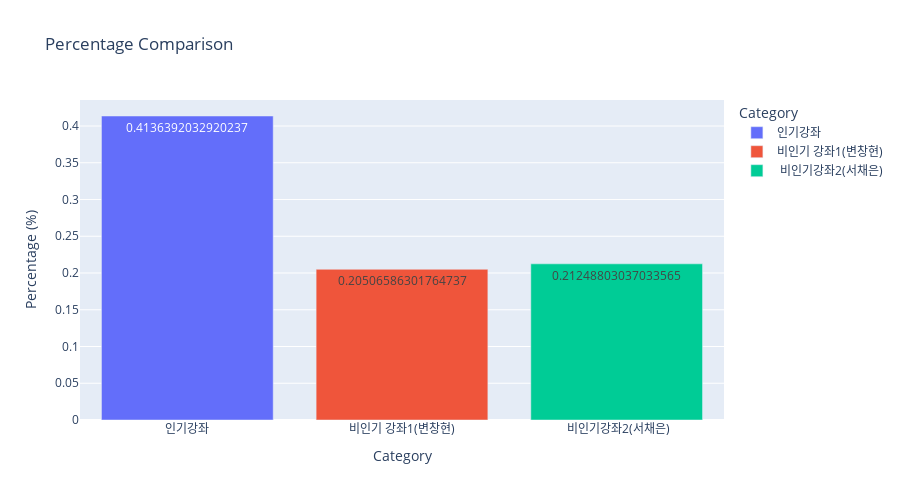

Here is the notebook cell this chart was saved with:
### Code cell
import plotly.express as px

# 가상의 데이터 생성
data = {'Category': ['인기강좌', '비인기 강좌1(변창현)',' 비인기강좌2(서채은)'],
        'Percentage': [mean1,mean2,mean3]} # 값을 인기강좌 비인기 강좌로 해야화는데 아직 데이터가 없어서 만들기만 함.

# 데이터프레임 생성
df = pd.DataFrame(data)

# 막대 그래프 그리기
fig = px.bar(df, x='Category', y='Percentage', text='Percentage',
             title='Percentage Comparison', labels={'Percentage': 'Percentage (%)'},
             color='Category', height=500)

# 그래프 보여주기
fig.show()

### Figure 1 — Plotly figure (JSON) as saved in the notebook; plotly's stock layout.template omitted (floating-point values rounded to 4 significant figures)
{"data": [{"alignmentgroup": "True", "hovertemplate": "Category=%{x}<br>Percentage (%)=%{text}<extra></extra>", "legendgroup": "인기강좌", "marker": {"color": "#636efa", "pattern": {"shape": ""}}, "name": "인기강좌", "offsetgroup": "인기강좌", "orientation": "v", "showlegend": true, "text": [0.4136], "textposition": "auto", "type": "bar", "x": ["인기강좌"], "xaxis": "x", "y": [0.4136], "yaxis": "y"}, {"alignmentgroup": "True", "hovertemplate": "Category=%{x}<br>Percentage (%)=%{text}<extra></extra>", "legendgroup": "비인기 강좌1(변창현)", "marker": {"color": "#EF553B", "pattern": {"shape": ""}}, "name": "비인기 강좌1(변창현)", "offsetgroup": "비인기 강좌1(변창현)", "orientation": "v", "showlegend": true, "text": [0.2051], "textposition": "auto", "type": "bar", "x": ["비인기 강좌1(변창현)"], "xaxis": "x", "y": [0.2051], "yaxis": "y"}, {"alignmentgroup": "True", "hovertemplate": "Category=%{x}<br>Percentage (%)=%{text}<extra></extra>", "legendgroup": " 비인기강좌2(서채은)", "marker": {"color": "#00cc96", "pattern": {"shape": ""}}, "name": " 비인기강좌2(서채은)", "offsetgroup": " 비인기강좌2(서채은)", "orientation": "v", "showlegend": true, "text": [0.2125], "textposition": "auto", "type": "bar", "x": [" 비인기강좌2(서채은)"], "xaxis": "x", "y": [0.2125], "yaxis": "y"}], "layout": {"barmode": "relative", "height": 500, "legend": {"title": {"text": "Category"}, "tracegroupgap": 0}, "title": {"text": "Percentage Comparison"}, "xaxis": {"anchor": "y", "categoryarray": ["인기강좌", "비인기 강좌1(변창현)", " 비인기강좌2(서채은)"], "categoryorder": "array", "domain": [0, 1], "title": {"text": "Category"}}, "yaxis": {"anchor": "x", "domain": [0, 1], "title": {"text": "Percentage (%)"}}}}
